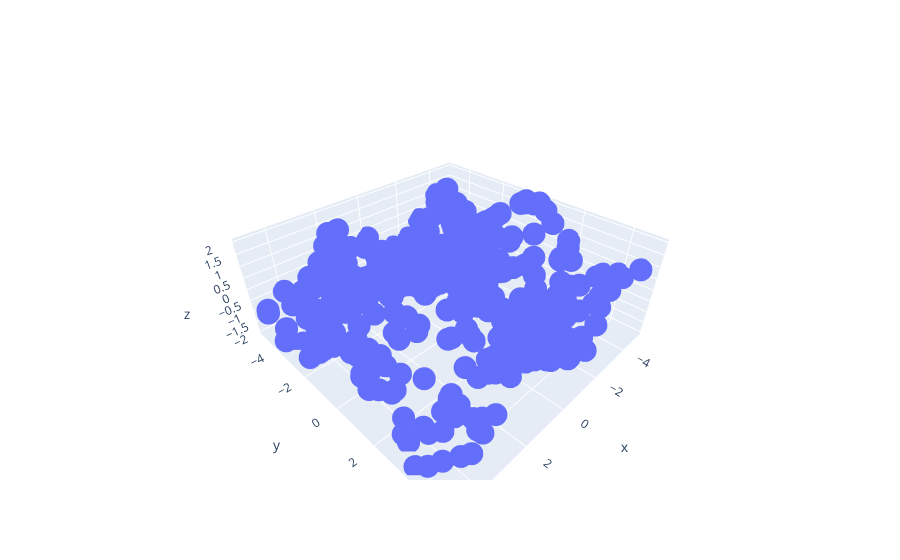

The notebook cell this image was saved under:
### Code cell
x1 = np.random.uniform(-5, 5, 400)
x2 = np.random.uniform(-5, 5, 400)
X = [[x1[i], x2[i]] for i in range(400)]




x = torch.tensor(X, requires_grad=True)
        # print(x)
Y = kan(x)


Y = [y.item() for y in Y]

# shoe this 3d plot with plotly
import plotly.graph_objects as go
import numpy as np
fig = go.Figure(data=[go.Scatter3d(x=x1, y=x2, z=Y, mode='markers')])
fig.show()

### Figure 1 — Plotly figure (JSON) as saved in the notebook; plotly's stock layout.template omitted (floating-point values rounded to 4 significant figures; data arrays with more than 128 entries replaced by an {"elided": "..."} marker saying what was removed)
{"data": [{"mode": "markers", "type": "scatter3d", "x": {"elided": "400 float values"}, "y": {"elided": "400 float values"}, "z": {"elided": "400 float values"}}], "layout": {}}
